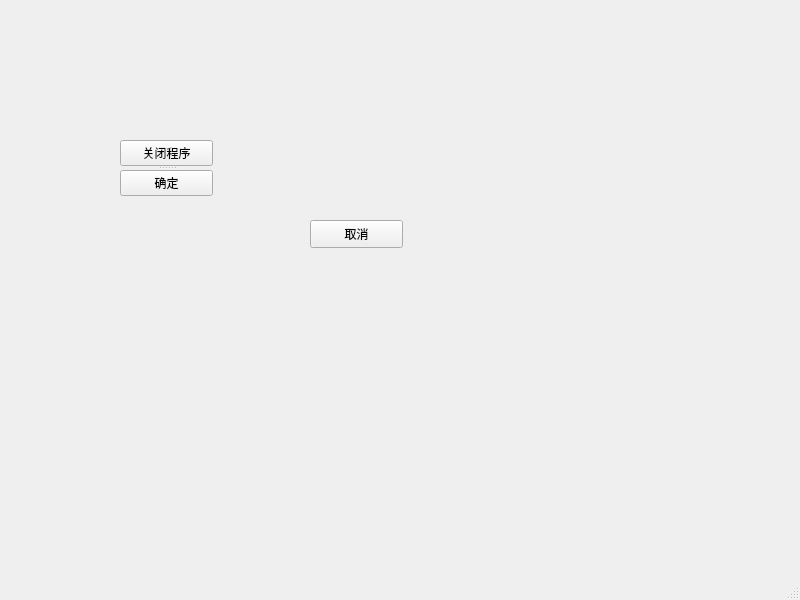
<?xml version="1.0" encoding="UTF-8"?>
<ui version="4.0">
 <class>testGuideApp</class>
 <widget class="QMainWindow" name="testGuideApp">
  <property name="geometry">
   <rect>
    <x>0</x>
    <y>0</y>
    <width>800</width>
    <height>600</height>
   </rect>
  </property>
  <property name="windowTitle">
   <string>我的第一个拖拉程序</string>
  </property>
  <widget class="QWidget" name="centralwidget">
   <widget class="QPushButton" name="btn2">
    <property name="geometry">
     <rect>
      <x>310</x>
      <y>220</y>
      <width>93</width>
      <height>28</height>
     </rect>
    </property>
    <property name="text">
     <string>取消</string>
    </property>
   </widget>
   <widget class="QSplitter" name="splitter">
    <property name="geometry">
     <rect>
      <x>120</x>
      <y>140</y>
      <width>93</width>
      <height>56</height>
     </rect>
    </property>
    <property name="orientation">
     <enum>Qt::Orientation::Vertical</enum>
    </property>
    <widget class="QPushButton" name="pushButton">
     <property name="text">
      <string>关闭程序</string>
     </property>
    </widget>
    <widget class="QPushButton" name="btn1">
     <property name="text">
      <string>确定</string>
     </property>
    </widget>
   </widget>
  </widget>
  <widget class="QMenuBar" name="menubar">
   <property name="geometry">
    <rect>
     <x>0</x>
     <y>0</y>
     <width>800</width>
     <height>25</height>
    </rect>
   </property>
  </widget>
  <widget class="QStatusBar" name="statusbar"/>
 </widget>
 <resources/>
 <connections>
  <connection>
   <sender>pushButton</sender>
   <signal>clicked()</signal>
   <receiver>testGuideApp</receiver>
   <slot>close()</slot>
   <hints>
    <hint type="sourcelabel">
     <x>166</x>
     <y>178</y>
    </hint>
    <hint type="destinationlabel">
     <x>399</x>
     <y>299</y>
    </hint>
   </hints>
  </connection>
 </connections>
</ui>
